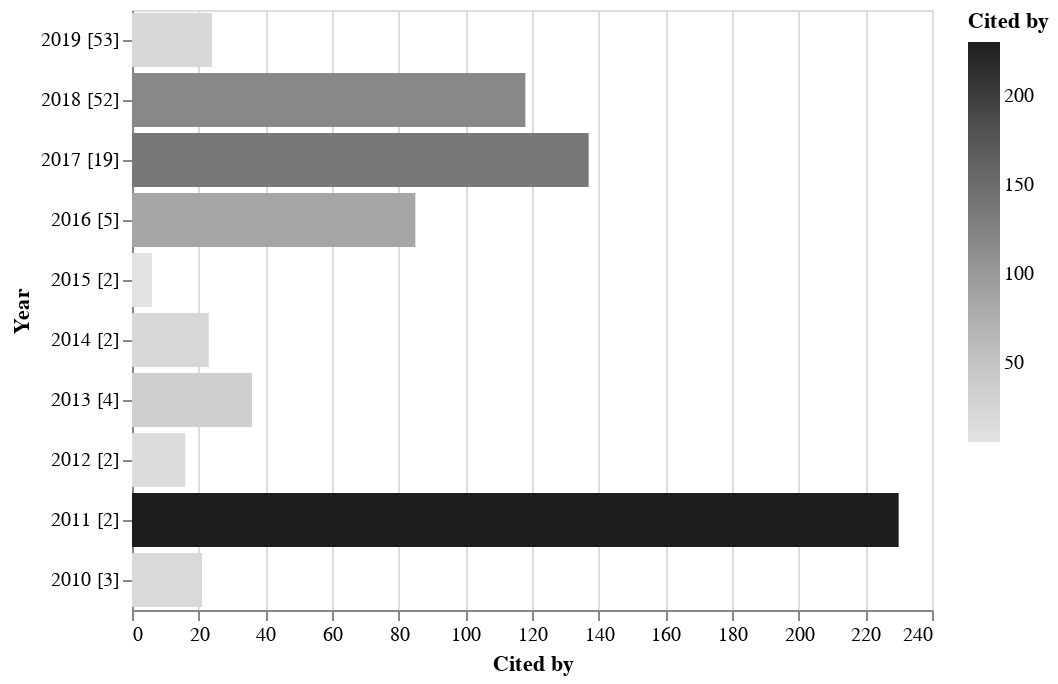

Notebook source saved alongside this figure:
### Code cell
rdf.citations_by_year().barhplot("altair")

### Figure 1 — Vega-Lite specification as saved in the notebook (floating-point values rounded to 4 significant figures)
{"$schema": "https://vega.github.io/schema/vega-lite/v3.4.0.json", "config": {"mark": {"tooltip": null}, "view": {"height": 300, "width": 400}}, "data": {"name": "data-91f132023616b8595a28f585e4359ec1"}, "datasets": {"data-91f132023616b8595a28f585e4359ec1": [{"Cited by": 24, "Year": "2019 [53]"}, {"Cited by": 118, "Year": "2018 [52]"}, {"Cited by": 137, "Year": "2017 [19]"}, {"Cited by": 85, "Year": "2016 [5]"}, {"Cited by": 6, "Year": "2015 [2]"}, {"Cited by": 23, "Year": "2014 [2]"}, {"Cited by": 36, "Year": "2013 [4]"}, {"Cited by": 16, "Year": "2012 [2]"}, {"Cited by": 230, "Year": "2011 [2]"}, {"Cited by": 21, "Year": "2010 [3]"}]}, "encoding": {"color": {"field": "Cited by", "scale": {"scheme": "Greys"}, "type": "quantitative"}, "x": {"field": "Cited by", "type": "quantitative"}, "y": {"field": "Year", "sort": {"field": "Cited by:Q"}, "type": "nominal"}}, "mark": "bar"}
